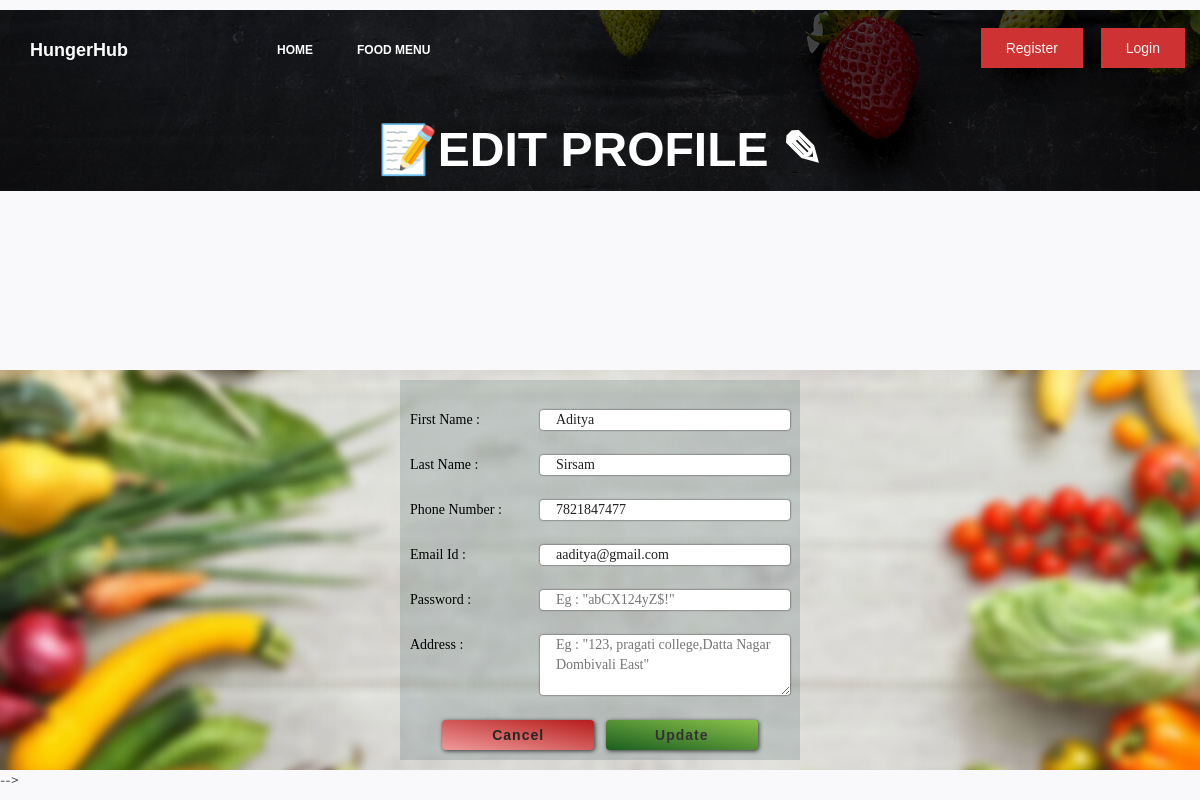
/editcustomer/34, run on the app's committed database.
### foodapp/models.py (models this page shows)
class Cust(models.Model):
	CustId    = models.AutoField(primary_key=True)
	CustFName  = models.CharField(max_length=30)
	CustLName  = models.CharField(max_length=30)
	CustCont  = models.CharField(max_length=10)
	CustEmail = models.CharField(max_length=50)
	CustPass  = models.CharField(max_length=60)
	Address  = models.CharField(max_length=150,default='')
	class Meta:
		db_table = "FP_Cust"

### foodapp/views.py (the view)
# urls.py: path('editcustomer/<int:CustId>',views.updatecust),
def updatecust(request,CustId):
	custs = Cust.objects.get(CustId=CustId)
	form = CustForm(request.POST,instance=custs)
	if form.is_valid():
		form.save()
		session_keys = list(request.session.keys())
		for key in session_keys:
			del request.session[key]
		return redirect("/login")
	return render(request,'updatecust.html',{'c':custs})

### Templates/foodapp/updatecust.html (shortened to what this page needs)
<!DOCTYPE html>
<html lang="en">
<head>
    {% load static %}
	<link rel="stylesheet" href="https://use.fontawesome.com/releases/v5.3.1/css/all.css">
    <link rel="stylesheet" type="text/css" href="{% static 'css/master.css' %}">
    <link rel="stylesheet" href="{% static 'css/bootstrap.min.css' %}">
    <link rel="stylesheet" href="{% static 'css/font-awesome.min.css' %}">
    <link rel="stylesheet" href="{% static 'css/animate.css' %}">
    <link rel="stylesheet" href="{% static 'css/owl.carousel.css' %}">
    <link rel="stylesheet" href="{% static 'css/owl.theme.default.min.css' %}">
    <link rel="stylesheet" href="{% static 'css/magnific-popup.css' %}">
    <link rel="stylesheet" href="{% static 'css/style.css' %}">
</head>
<body>
    <section class="navbar custom-navbar navbar-fixed-top" role="navigation">
        <div class="container">
            <div class="navbar-header">
                <a href="index.html" class="navbar-brand"> <b>HungerHub</b> </a>
            </div>
            <div class="collapse navbar-collapse">
                <ul class="nav navbar-nav navbar-nav-first">
                    <li><a href="home" class="smoothScroll">Home</a></li>
                    <li><a href="allfood" class="smoothScroll">Food Menu</a></li>
                </ul>
                <ul class="nav navbar-nav navbar-right">
					{% if request.session.CustId is None and request.session.AdminId is None %}
                    <a href="addcustomer" class="section-btn">Register</a>
					{% endif %}
					{% if request.session.CustId is None and request.session.AdminId is None %}
                    <a href="login" class="section-btn">Login</a>
					{% endif %}
                </ul>
            </div>
        </div>
    </section>
    <div class="inner-page-banner-area" style="max-height:50px;">
	<div style="width:100%;text-align:center;" class="pagination-area">
	<h2>📝Edit Profile &#9998;</h2>
	</div>
    </div>
    <div style="width:100%;background-image:url({% static 'images/foodformbckblur.png' %});background-size: 100%;background-repeat: no-repeat;background-position:center;">
	<center>
	<form class="myform-container" action="/editcustomer/{{c.CustId}}" method="post">{% csrf_token %}
            <span class="entry-box">First Name : <input type="text" name="CustFName" value="{{c.CustFName}}" placeholder="Eg: &quot;Michael&quot;"required></span>
            <span class="entry-box">Last Name : <input type="text" name="CustLName" value="{{c.CustLName}}" placeholder="Eg : &quot;Diaz&quot;"required></span>
            <span class="entry-box">Phone Number : <input type="tel" name="CustCont" value="{{c.CustCont}}" maxlength="10" pattern="[0-9]{10}" placeholder="Eg : &quot;9876543210&quot;" required></span>
            <span class="entry-box">Email Id : <input type="email" name="CustEmail" value="{{c.CustEmail}}" placeholder="Eg : &quot;someone@example.com&quot;" required></span>
            <span class="entry-box">Password : <input type="password" name="CustPass" placeholder="Eg : &quot;abCX124yZ$!&quot;" required></span>
			<span class="entry-box">Address : <textarea type="text" rows="3" name="Address" placeholder="Eg : &quot;123, pragati college,Datta Nagar Dombivali East&quot;" maxlength="140" required></textarea></span>
            <center><button type="reset"class="butn" style="
            background-image: linear-gradient(190deg, rgba(183,28,28 ,1), rgba(239,154,154 ,1));" name="button"><a href="home">Cancel</a></button>
              &nbsp;&nbsp;<button type="submit" class="butn" name="button">Update</button>
              </center>
            </form></center>
			</div>
    -->
</body>
</html>
</body>
</html>

### foodapp/static/css/master.css (style rules this page uses)
* { margin: 0; padding: 0; font-family: sans-serif; box-sizing: border-box; text-decoration: none; }
body { background-image: url("/static/images/mainscreen4.jpg"); height: 100vh; max-width: 100%; background-size: cover; background-repeat: no-repeat; background-attachment: fixed; background-position: 50% 100%; display: grid; grid-template-rows: 1fr auto; }
.entry-box { color: black; display: block; padding: 5px 0 5px 0; margin-top: 15px; font-family: sans-serif; font-family: 'Sriracha', cursive; text-align: left; }
.entry-box input { float: right; width: 250px; outline: none; color: rgba(33,33,33 ,1); border: none; border-radius: 3px; box-shadow: 0.1px 0.1px 5px; padding: 0 16px 0 16px; }
.entry-box textarea { float: right; width: 250px; outline: none; color: rgba(33,33,33 ,1); border: none; border-radius: 3px; box-shadow: 0.1px 0.1px 5px; padding: 0 16px 0 16px; }
.butn { margin-top: 25px; border: none;outline: none; font-family: sans-serif; font-weight: bold; width: 40%; font-size: 100%; height: 30px; background-image: linear-gradient(40deg,orange, pink);; padding-left: 10px; padding-right: 10px; border-radius: 4px; box-shadow: 1px 1px 4px; letter-spacing: 1px; font-family: 'Sriracha', cursive; }

### foodapp/static/css/style.css (style rules this page uses)
body { background: #ffffff; font-family: 'Montserrat', sans-serif; overflow-x: hidden; }
h1,h2,h3,h4,h5,h6 { font-weight: bold; line-height: inherit; }
h2 { color: #353535; font-size: 2em; padding-bottom: 10px; }
html { -webkit-font-smoothing: antialiased; }
a { color: #252525; -webkit-transition: 0.5s; transition: 0.5s; text-decoration: none !important; }
section { position: relative; padding: 100px 0; }
.section-btn { background: #ce3232; border-radius: 0; border: 0; color: #f9f9f9; font-size: inherit; font-weight: normal; padding: 10px 25px; transition: 0.5s 0.2s; }
.custom-navbar { border: none; margin-bottom: 0; padding: 25px 0; }
.custom-navbar .navbar-brand { color: #ffffff; font-size: 18px; font-weight: bold; }
.custom-navbar .navbar-nav.navbar-nav-first { margin-left: 8em; }
.custom-navbar .navbar-nav.navbar-right .section-btn { display: inline-block; margin: 0.2em 0 0 1em; }
.custom-navbar .nav li a { font-size: 12px; font-weight: bold; color: #ffffff; padding-right: 22px; padding-left: 22px; text-transform: uppercase; }
@media (min-width:768px) { .custom-navbar { border-bottom: 0; background: 0 0; } }
.inner-page-banner-area { text-align: left; background: url(../images/inner-page-banner.jpg); background-size: cover; background-position: center; background-repeat: no-repeat; position: relative; display: block; padding: 86px 0 95px; }
.inner-page-banner-area:after { position: absolute; content: ""; background: rgba(0, 0, 0, 0.7); height: 100%; width: 100%; top: 0; left: 0; right: 0; margin: 0 auto; }
.inner-page-banner-area .pagination-area { position: relative; z-index: 1; }
.inner-page-banner-area .pagination-area h2 { text-transform: uppercase; margin-bottom: 10px; font-size: 48px; color: #ffffff; }
* { box-sizing: border-box; }
html, body { width: 100%; height: 100%; }
body { padding: 1rem 0; background: #f9f9fb; }

### Templates/foodapp/updatecust.html (style rules this page uses)
.myform-container { width:400px; padding: 10px; margin:10px; background:#1d3b442b; z-index:5; }
.entry-box { color: black; display: block; padding: 5px 0 5px 0; margin-top: 15px; font-family: sans-serif; font-family: 'Sriracha', cursive; text-align: left; }
.entry-box input { float: right; width: 250px; outline: none; color: rgba(33,33,33 ,1); border: none; border-radius: 3px; box-shadow: 0.1px 0.1px 2px; padding: 0 16px 0 16px; }
.entry-box textarea { float: right; width: 250px; outline: none; color: rgba(33,33,33 ,1); border: none; border-radius: 3px; box-shadow: 0.1px 0.1px 2px; padding: 0 16px 0 16px; }
.butn { margin-top: 25px; border: none;outline: none; font-family: sans-serif; font-weight: bold; width: 40%; font-size: 100%; height: 30px; background-image: linear-gradient(190deg, rgba(139,195,74 ,1), rgba(27,94,32 ,1)); padding-left: 10px; padding-right: 10px; box-shadow: 1px 1px 4px; letter-spacing: 1px; }

### data on the page
Cust: CustFName "Aditya", CustLName "Sirsam", CustCont "7821847477", CustEmail "aaditya@gmail.com"
